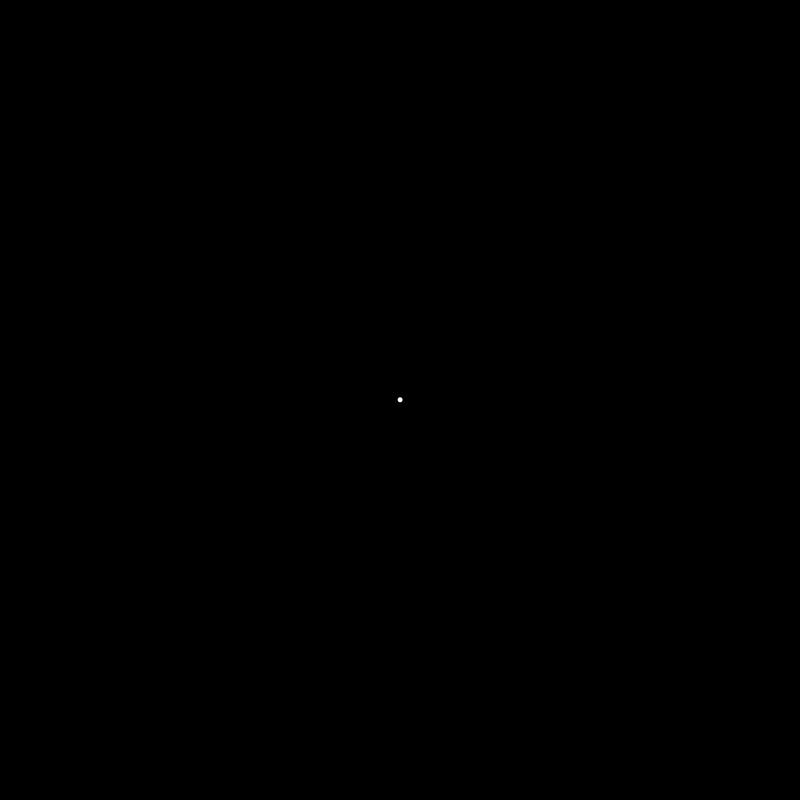
Frame 1 (no input)
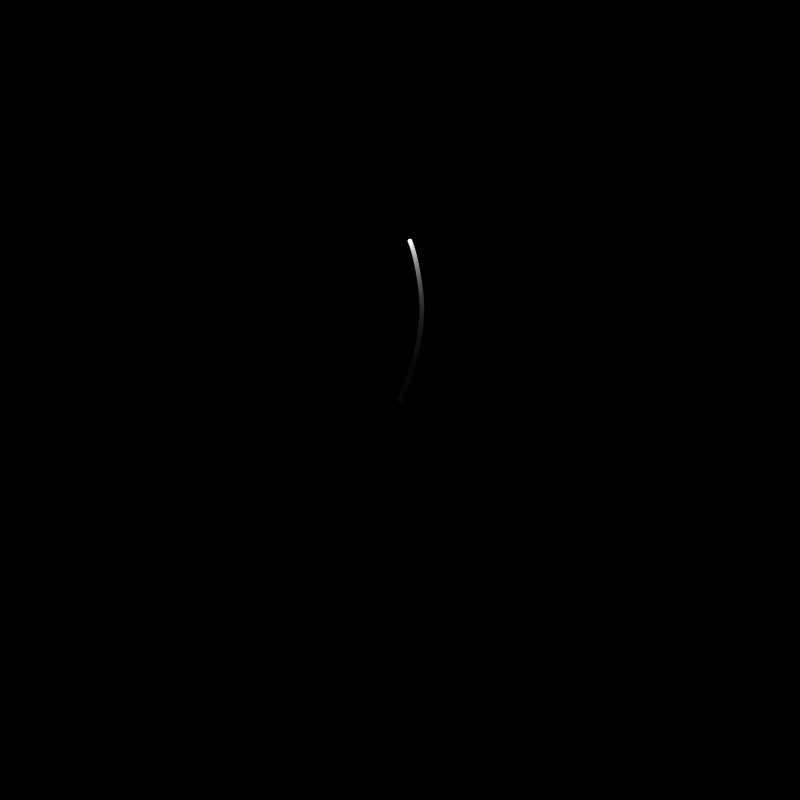
Frame 60 (the mouse pressed at the canvas centre just before this capture)
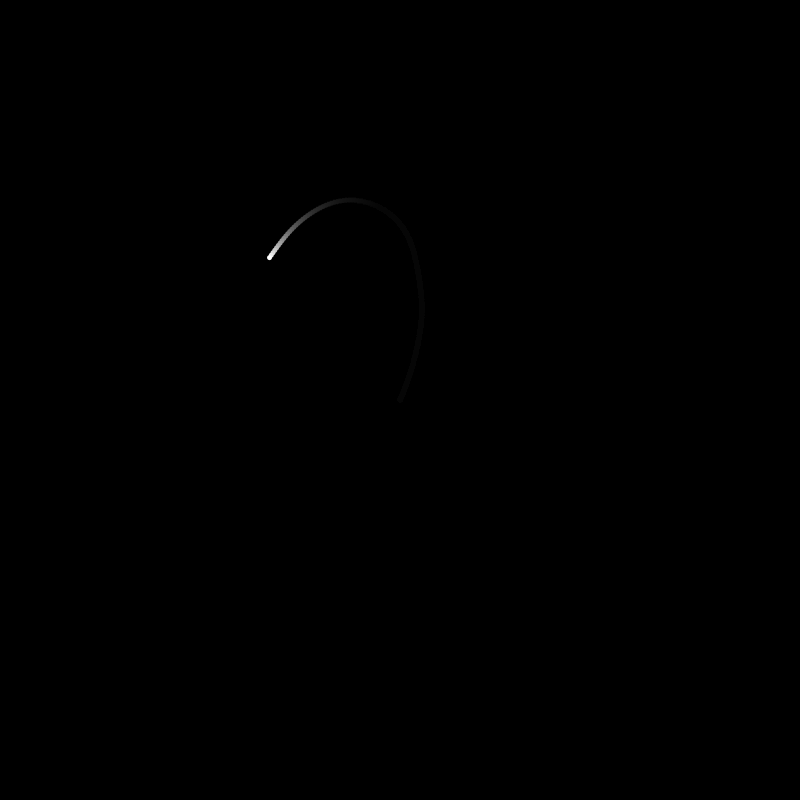
Frame 120 (the mouse held since frame 60 and released just before this capture)

The Processing sketch that drew these frames (run headless with seeded random() and noise(); from frame 60 on, the mouse is pressed at the canvas centre):

// Processing sketch: noise
// ── noise.pde
float particleSize = 5;
float r = particleSize / 2;

PVector position;
PVector velocity;
PVector acceleration;

// Used for perlin noise input
float tx = 0;
float ty = 1000;

void setup() {
  size(800, 800);
  background(0);
  noStroke();
  fill(255, 180);

  position = new PVector(width / 2, height / 2);
  velocity = new PVector(0, 0);
  acceleration = new PVector(0, 0);
}

void draw() {
  // Tail effect for particle
  fill(0, 20);
  rect(0, 0, width, height);

  float ax = map(noise(tx), 0, 1, -0.5, 0.5);
  float ay = map(noise(ty), 0, 1, -0.5, 0.5);

  acceleration.set(ax, ay);

  velocity.add(acceleration);
  velocity.limit(3.0); // limit speed
  position.add(velocity);

  // Bounce
  if (position.x <= r || position.x >= width - r) {
    velocity.x *= -1;
    position.x = constrain(position.x, r, width - r);
  }

  if (position.y <= r || position.y >= height - r) {
    velocity.y *= -1;
    position.y = constrain(position.y, r, height - r);
  }

  fill(255);
  circle(position.x, position.y, particleSize);

  tx += 0.01;
  ty += 0.01;
}
